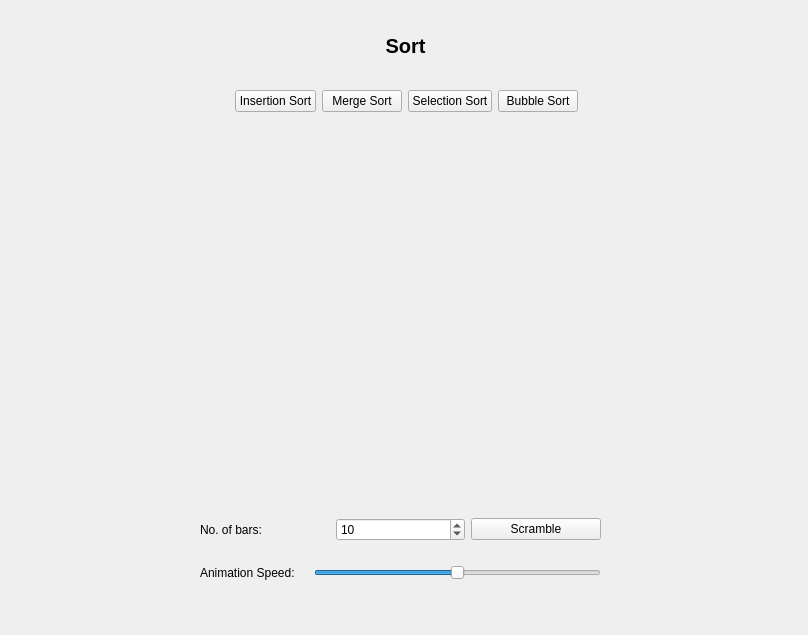
<?xml version="1.0" encoding="UTF-8"?>
<ui version="4.0">
 <class>mainWindow</class>
 <widget class="QMainWindow" name="mainWindow">
  <property name="geometry">
   <rect>
    <x>0</x>
    <y>0</y>
    <width>808</width>
    <height>635</height>
   </rect>
  </property>
  <property name="windowTitle">
   <string>Sort And Shuffle</string>
  </property>
  <widget class="QWidget" name="centralwidget">
   <widget class="MplWidget" name="MplWidget" native="true">
    <property name="geometry">
     <rect>
      <x>17</x>
      <y>130</y>
      <width>771</width>
      <height>361</height>
     </rect>
    </property>
   </widget>
   <widget class="QLabel" name="lblTitle">
    <property name="geometry">
     <rect>
      <x>20</x>
      <y>20</y>
      <width>771</width>
      <height>51</height>
     </rect>
    </property>
    <property name="font">
     <font>
      <pointsize>15</pointsize>
      <weight>75</weight>
      <bold>true</bold>
     </font>
    </property>
    <property name="text">
     <string>Sort</string>
    </property>
    <property name="alignment">
     <set>Qt::AlignCenter</set>
    </property>
   </widget>
   <widget class="QWidget" name="layoutWidget">
    <property name="geometry">
     <rect>
      <x>21</x>
      <y>81</y>
      <width>771</width>
      <height>41</height>
     </rect>
    </property>
    <layout class="QHBoxLayout" name="horizontalLayout">
     <item>
      <spacer name="horizontalSpacer">
       <property name="orientation">
        <enum>Qt::Horizontal</enum>
       </property>
       <property name="sizeHint" stdset="0">
        <size>
         <width>40</width>
         <height>20</height>
        </size>
       </property>
      </spacer>
     </item>
     <item>
      <widget class="QPushButton" name="btn_Insertion">
       <property name="text">
        <string>Insertion Sort</string>
       </property>
      </widget>
     </item>
     <item>
      <widget class="QPushButton" name="btn_Merge">
       <property name="text">
        <string>Merge Sort</string>
       </property>
      </widget>
     </item>
     <item>
      <widget class="QPushButton" name="btn_Selection">
       <property name="text">
        <string>Selection Sort</string>
       </property>
      </widget>
     </item>
     <item>
      <widget class="QPushButton" name="btn_Bubble">
       <property name="text">
        <string>Bubble Sort</string>
       </property>
      </widget>
     </item>
     <item>
      <spacer name="horizontalSpacer_2">
       <property name="orientation">
        <enum>Qt::Horizontal</enum>
       </property>
       <property name="sizeHint" stdset="0">
        <size>
         <width>40</width>
         <height>20</height>
        </size>
       </property>
      </spacer>
     </item>
    </layout>
   </widget>
   <widget class="QWidget" name="">
    <property name="geometry">
     <rect>
      <x>200</x>
      <y>500</y>
      <width>401</width>
      <height>98</height>
     </rect>
    </property>
    <layout class="QVBoxLayout" name="verticalLayout">
     <item>
      <layout class="QHBoxLayout" name="horizontalLayout_2">
       <item>
        <widget class="QLabel" name="lblBars">
         <property name="text">
          <string>No. of bars:</string>
         </property>
        </widget>
       </item>
       <item>
        <widget class="QSpinBox" name="spnBars">
         <property name="minimum">
          <number>0</number>
         </property>
         <property name="maximum">
          <number>30</number>
         </property>
         <property name="value">
          <number>10</number>
         </property>
        </widget>
       </item>
       <item>
        <widget class="QPushButton" name="btn_Scramble">
         <property name="text">
          <string>Scramble</string>
         </property>
        </widget>
       </item>
      </layout>
     </item>
     <item>
      <layout class="QHBoxLayout" name="horizontalLayout_3">
       <item>
        <widget class="QLabel" name="lblAnim">
         <property name="text">
          <string>Animation Speed:    </string>
         </property>
        </widget>
       </item>
       <item>
        <widget class="QSlider" name="sldAnim_speed">
         <property name="minimum">
          <number>1</number>
         </property>
         <property name="singleStep">
          <number>10</number>
         </property>
         <property name="value">
          <number>50</number>
         </property>
         <property name="orientation">
          <enum>Qt::Horizontal</enum>
         </property>
        </widget>
       </item>
      </layout>
     </item>
    </layout>
   </widget>
  </widget>
  <widget class="QMenuBar" name="menubar">
   <property name="geometry">
    <rect>
     <x>0</x>
     <y>0</y>
     <width>808</width>
     <height>26</height>
    </rect>
   </property>
  </widget>
 </widget>
 <customwidgets>
  <customwidget>
   <class>MplWidget</class>
   <extends>QWidget</extends>
   <header>mplwidget.h</header>
   <container>1</container>
  </customwidget>
 </customwidgets>
 <resources/>
 <connections/>
</ui>
